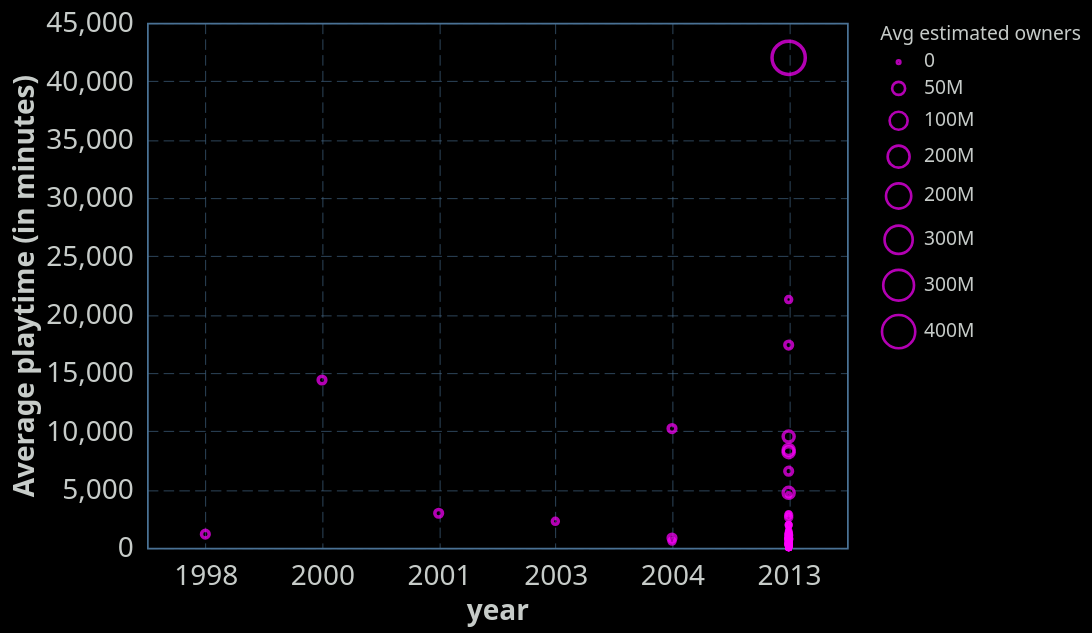

Specify this chart in Vega-Lite:
### Vega-Lite specification from a JSON file in a GitHub repository (floating-point values rounded to 4 significant figures; data arrays with more than 128 entries replaced by an {"elided": "..."} marker saying what was removed)
{"config": {"view": {"continuousWidth": 400, "continuousHeight": 300, "stroke": "#4A7295", "strokeWidth": 1}, "background": "#000000", "mark": {"color": "#ff00ff"}, "arc": {"fill": "#ff00ff"}, "area": {"fill": "#ff00ff", "line": true, "fillOpacity": 0.1}, "line": {"stroke": "#ff00ff", "strokeWidth": 2}, "path": {"stroke": "#ff00ff"}, "rect": {"fill": "#ff00ff"}, "shape": {"stroke": "#ff00ff"}, "symbol": {"fill": "#ff00ff"}, "title": {"color": "#C7CCC9", "anchor": "start", "dy": -15, "fontSize": 16, "font": "IBM Plex Sans,system-ui,-apple-system,BlinkMacSystemFont,\".sfnstext-regular\",sans-serif", "fontWeight": 600}, "axisBand": {"grid": false}, "axis": {"labelColor": "#C7CCC9", "labelFontSize": 16, "labelFont": "IBM Plex Sans Condensed, system-ui, -apple-system, BlinkMacSystemFont, \".SFNSText-Regular\", sans-serif", "labelFontWeight": 400, "titleColor": "#C7CCC9", "titleFontWeight": 600, "titleFontSize": 16, "grid": true, "gridColor": "#4A7295", "labelAngle": 0, "domainColor": null, "tickColor": null, "labelPadding": 2, "tickSize": 6, "tickWidth": 0.5, "gridOpacity": 1, "gridZ": 1}, "axisX": {"gridDash": [6, 3], "gridWidth": 0.35, "gridColor": "#4A7295", "labelAngle": 0}, "axisY": {"gridDash": [6, 3], "gridWidth": 0.35, "gridColor": "#4A7295"}, "layer": {"grid": 1, "mark": 0}, "legend": {"labelFontSize": 11, "padding": 1, "symbolType": "square", "labelColor": "#C7CCC9", "titleColor": "#C7CCC9"}, "style": {"guide-label": {"font": "IBM Plex Sans,system-ui,-apple-system,BlinkMacSystemFont,\".sfnstext-regular\",sans-serif", "fill": "#C7CCC9", "fontWeight": 400}, "guide-title": {"font": "IBM Plex Sans,system-ui,-apple-system,BlinkMacSystemFont,\".sfnstext-regular\",sans-serif", "fill": "#C7CCC9", "fontWeight": 400}}, "range": {"category": ["#0000FF", "#FF6600FF", "#44E602", "#ff00ff", "#FFFF00", "#9900CC", "#33CCFF", "#f77976ff", "#CC66FF"]}}, "data": {"name": "data-ecd11a2391867464a52fa0f69efde201"}, "mark": {"type": "point"}, "encoding": {"size": {"field": "avg_estimated_owners", "legend": {"format": ".1s", "symbolType": "circle", "title": "Avg estimated owners"}, "type": "quantitative"}, "tooltip": [{"field": "name", "type": "nominal"}, {"field": "average_forever", "type": "quantitative"}, {"field": "avg_estimated_owners", "format": ".1s", "type": "quantitative"}], "x": {"field": "year", "type": "ordinal"}, "y": {"field": "average_forever", "title": "Average playtime (in minutes)", "type": "quantitative"}}, "transform": [{"filter": {"field": "year", "oneOf": [1998, 2000, 2001, 2003, 2004, 2013]}}], "width": 400, "$schema": "https://vega.github.io/schema/vega-lite/v5.20.1.json", "datasets": {"data-ecd11a2391867464a52fa0f69efde201": {"elided": "4703 records"}}}
